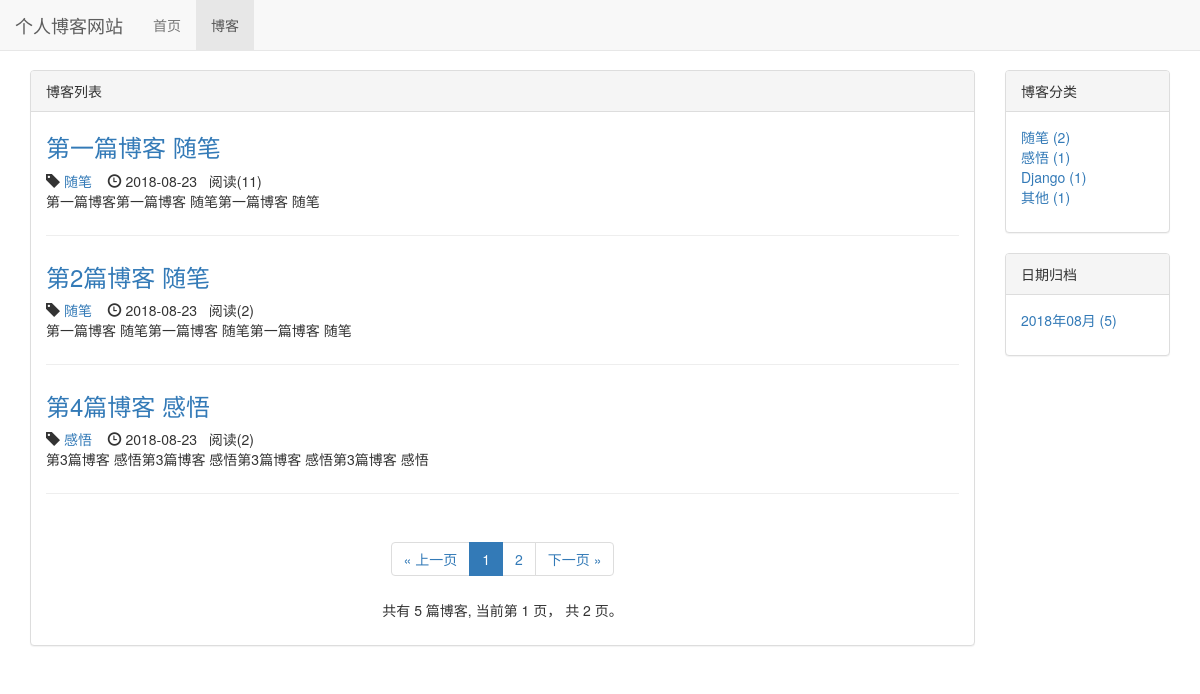
Before: /blog/ with the older database file.
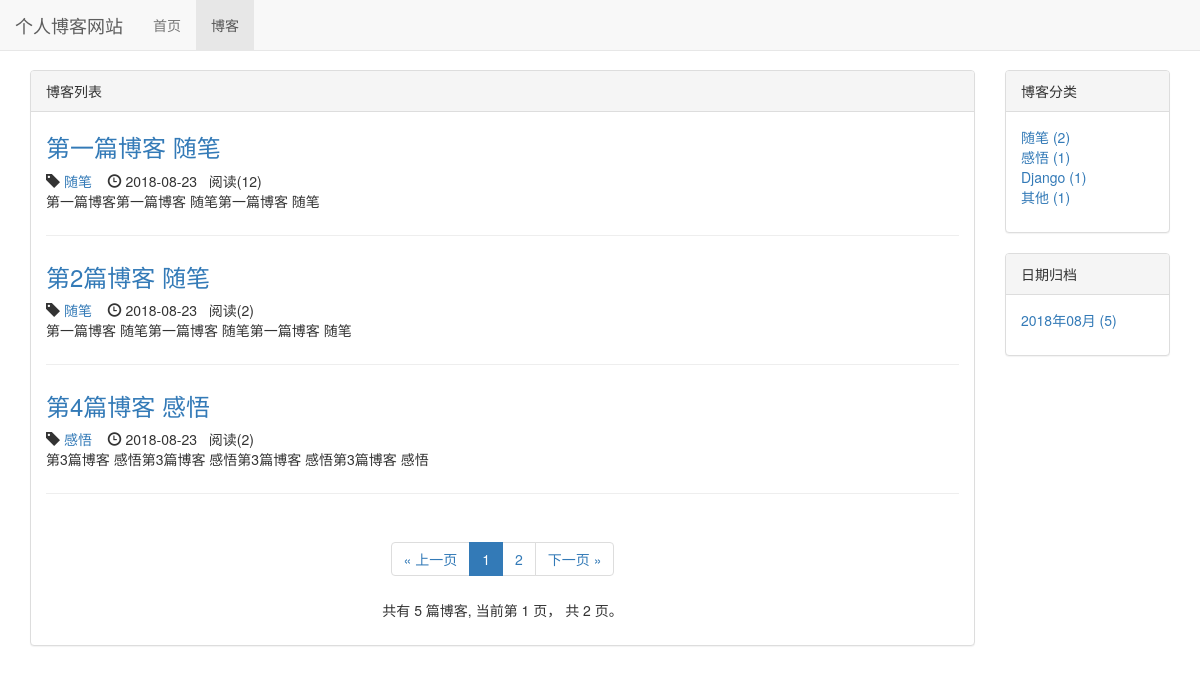
After: the same page with the newer database file.
### blog/models.py (models this page shows, shortened)
class Blog(models.Model, ReadNumExpandMethod):  # 继承 方法
    title = models.CharField(max_length=50)
    blog_type = models.ForeignKey(BlogType, on_delete=models.DO_NOTHING)
    content = RichTextUploadingField()
    author = models.ForeignKey(User, on_delete=models.DO_NOTHING)
    read_details = GenericRelation(ReadDetail)
    created_time = models.DateTimeField(auto_now_add=True)
    last_updated_time = models.DateTimeField(auto_now=True)
    class Meta:
        ordering = ['created_time']

class BlogType(models.Model):
    type_name = models.CharField(max_length=15)
    def __str__(self):
        return self.type_name

### read_statistics/models.py (models this page shows)
class ReadNum(models.Model):
    read_num = models.IntegerField(default=0)
    content_type = models.ForeignKey(ContentType, on_delete=models.DO_NOTHING)
    object_id = models.PositiveIntegerField()
    content_object = GenericForeignKey('content_type', 'object_id')

### blog/views.py (the view)
# urls.py: path('', views.blog_list, name='blog_list'),
def blog_list(request):
    blogs_all_list = Blog.objects.all()
    context = get_blog_list_common_date(request, blogs_all_list)
    return render(request, 'blog/blog_list.html', context)

### read_statistics/models.py (called while the page is built)
    def get_read_num(self):
        try:
            ct = ContentType.objects.get_for_model(self)
            readnum = ReadNum.objects.get(content_type=ct, object_id=self.pk)
            return readnum.read_num
        except exceptions.ObjectDoesNotExist:
            return 0

### blog/templates/blog/blog_list.html (shortened to what the changed rows need)
{% extends "base.html" %}
{% load staticfiles %}
{% block header_extends %}
    <link rel="stylesheet" href="{% static 'blog/blog.css' %}">
{% endblock header_extends %}
{% block content %}
    <div class="container">
        <div class="row">
            <div class="col-xs-12 col-sm-8 col-md-9 col-lg-10">
                <div class="panel panel-default">
                    <div class="panel-body">
                        {% for blog in blogs %}
                        <div class="blog">
                            <h3><a href="{% url 'blog_detail' blog.pk %}">
                            {{ blog.title }}
                            </a></h3>
                            <div class="blog-info">
                                <span class="glyphicon glyphicon-tag"> </span><a href="{% url 'blogs_with_type' blog.blog_type.pk %}"> {{ blog.blog_type }}    </a>&nbsp;&nbsp;
                                <span class="glyphicon glyphicon-time"></span>
                                  {{ blog.created_time|date:'Y-m-d' }}
                                  &nbsp;&nbsp;阅读({{ blog.get_read_num }})
                            </div>
                            <p>{{ blog.content|striptags|truncatechars:120 }}</p>
                        </div>
                        {% empty %}
                        <div class="blog">
                            <h3>暂无博客，敬请期待</h3>
                        </div>
                        {% endfor %}
                    </div>
                </div>
            </div>
        </div>
    </div>
{% endblock content %}

Changed rows visible on the page:
changed through a linked row, Blog "第一篇博客 随笔": get_read_num "11" → "12"
